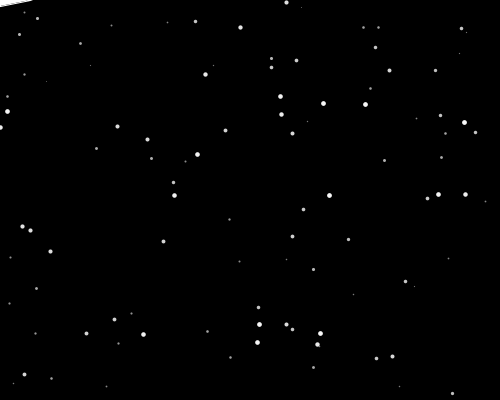
Frame 1 (no input)
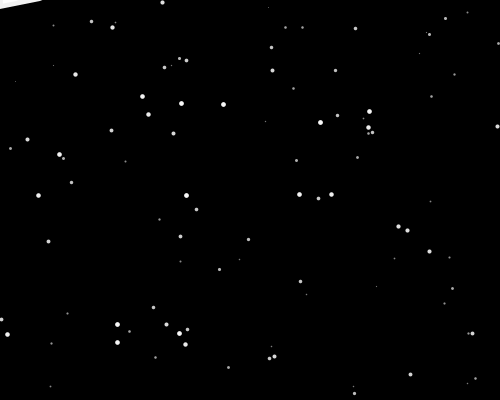
Frame 60 (the mouse pressed at the canvas centre just before this capture)
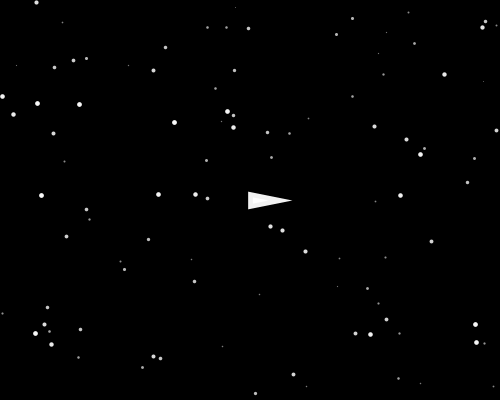
Frame 120 (the mouse held since frame 60 and released just before this capture)

The Processing sketch that drew these frames (run headless with seeded random() and noise(); from frame 60 on, the mouse is pressed at the canvas centre):

// Processing sketch: e059_star_field
// ── e059_star_field.pde
float[] x = new float[100];
float[] y = new float[100];
float[] speed = new float[100];

void setup() {
  size(500, 400);
  background(0);
  stroke(255);
  noCursor();

  int i = 0;
  while(i < 100) {  
    x[i] = random(0, width);
    y[i] = random(0, height);
    speed[i] = random(1, 5);
    i = i + 1;
  }
}

void draw() {
  background(0);

  // draw triangle
  triangle(mouseX, mouseY-6, mouseX, mouseY+6, mouseX+30, mouseY);
  
  int i = 0;
  while(i < 100) {
    float co = map(speed[i], 1, 5, 100, 255);
    stroke(co);
    strokeWeight(speed[i]);
    point(x[i], y[i]);
  
    x[i] = x[i] - speed[i] / 2;
    if(x[i] < 0) {
      x[i] = width;
    }
    i = i + 1;
  }
}
